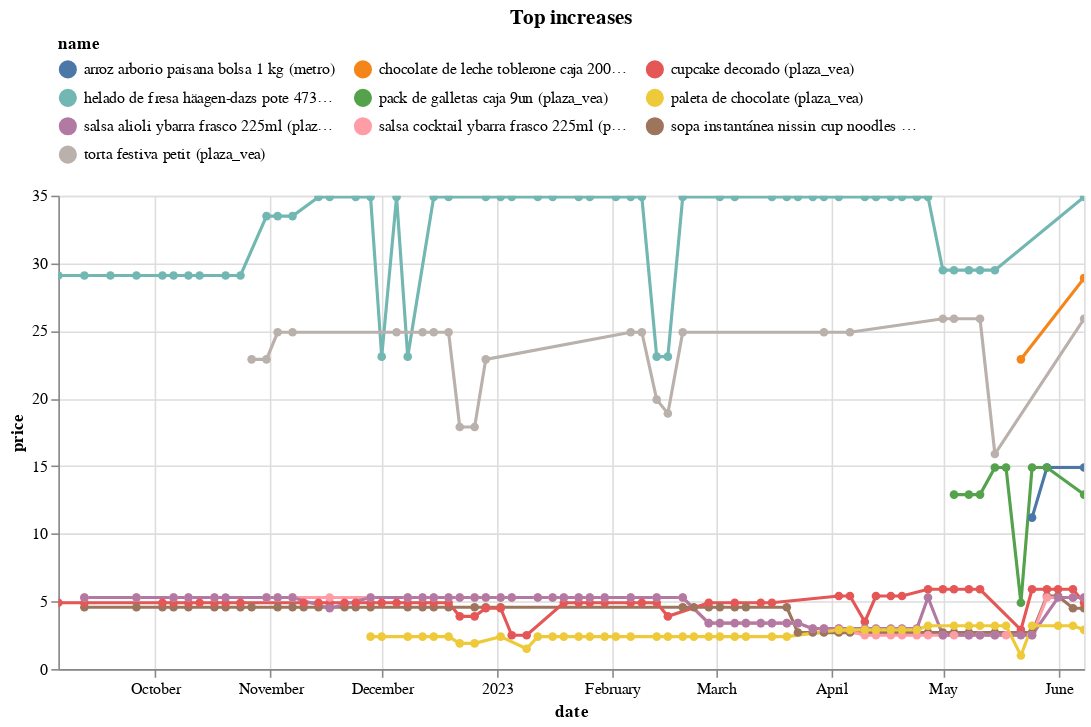

The cell this chart's notebook holds for it:
### Code cell
(top_changes
 .sort_values('change')
 .tail(10)
 .pipe(plot_changes, 'Top increases')
)

### Figure 1 — Vega-Lite specification as saved in the notebook (floating-point values rounded to 4 significant figures; data arrays with more than 128 entries replaced by an {"elided": "..."} marker saying what was removed)
{"config": {"view": {"continuousWidth": 300, "continuousHeight": 300}, "legend": {"columns": 3, "orient": "top"}}, "data": {"name": "data-e1176c5961a4a846b1e760f39947d6ad"}, "mark": {"type": "line", "point": true}, "encoding": {"color": {"field": "name", "scale": {"domain": ["arroz arborio paisana bolsa 1 kg (metro)", "chocolate de leche toblerone caja 200g (plaza_vea)", "cupcake decorado (plaza_vea)", "helado de fresa häagen-dazs pote 473ml (plaza_vea)", "pack de galletas caja 9un (plaza_vea)", "paleta de chocolate (plaza_vea)", "salsa alioli ybarra frasco 225ml (plaza_vea)", "salsa cocktail ybarra frasco 225ml (plaza_vea)", "sopa instantánea nissin cup noodles sabor a queso cheddar vaso 69g (plaza_vea)", "torta festiva petit (plaza_vea)"]}, "type": "nominal"}, "tooltip": [{"field": "name", "type": "nominal"}, {"field": "price", "type": "quantitative"}, {"field": "last_price", "type": "quantitative"}], "x": {"field": "date", "type": "temporal"}, "y": {"field": "price", "type": "quantitative"}}, "params": [{"name": "param_5", "select": {"type": "point", "fields": ["name"]}, "bind": "legend"}, {"name": "param_6", "select": {"type": "interval", "encodings": ["x", "y"]}, "bind": "scales"}], "title": "Top increases", "transform": [{"filter": {"param": "param_5"}}], "width": 650, "$schema": "https://vega.github.io/schema/vega-lite/v5.8.0.json", "datasets": {"data-e1176c5961a4a846b1e760f39947d6ad": {"elided": "353 records"}}}
